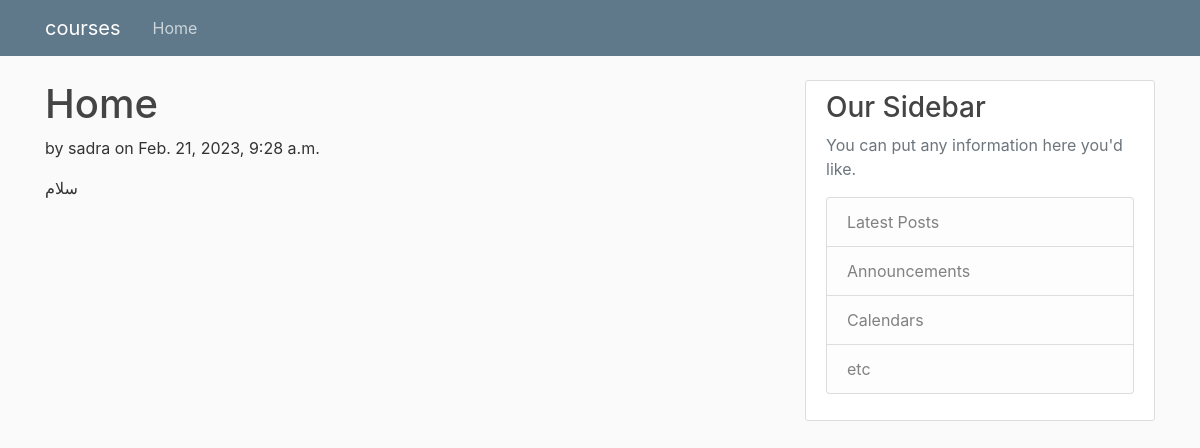
Before: /courses/ with the older database file.
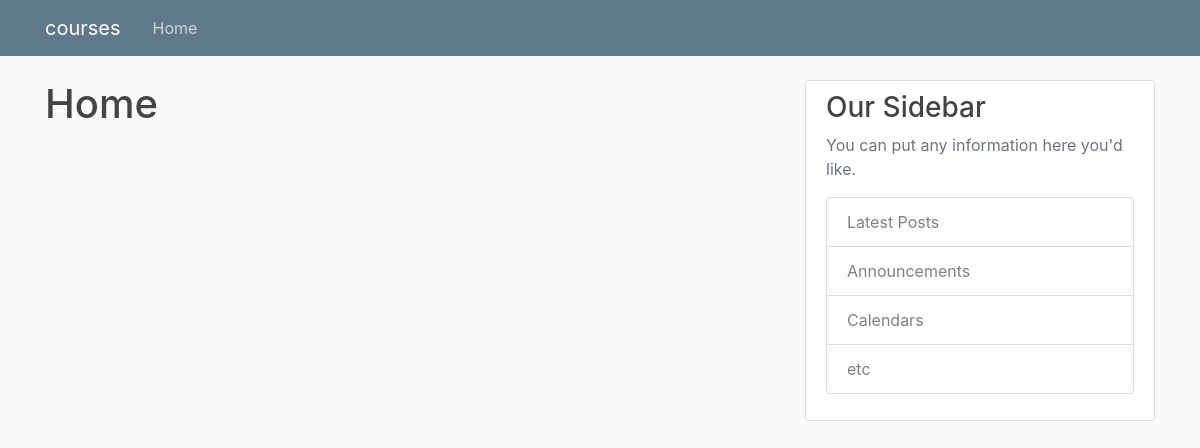
After: the same page with the newer database file.
### courses/models.py (models this page shows, shortened)
class Tutorial(models.Model):
    tutorial_name = models.CharField(max_length=40, default='')
    tutorial_creator = models.ForeignKey(UserProfile, on_delete=models.CASCADE)
    tutorial_type = models.IntegerField(default=0)
    tutorial_price = models.IntegerField(default=0)
    tutorial_discount = models.IntegerField(default=0)
    tutorial_image = models.ImageField(upload_to='tutorial_images', blank=True)
    tutorial_content = models.TextField(default='')
    tutorial_file = models.FileField(upload_to='tutorial_files', blank=True)
    status = models.IntegerField(default=0)
    created_at = models.DateTimeField(default=timezone.now)

### users/models.py (models this page shows)
class UserProfile(models.Model):
    user = models.OneToOneField(User, on_delete=models.CASCADE)
    father_name = models.CharField(max_length=30, default='')
    phone = models.CharField(max_length=30, default='', unique=True)
    online_or_offline = models.IntegerField(default=0)
    role = models.ForeignKey(Role, on_delete=models.CASCADE, default=4)
    profile_picture = models.ImageField(upload_to='profile_pictures', blank=True)
    created_at = models.DateTimeField(default=timezone.now)
    def __str__(self):
        return self.user.username

### courses/views.py (the view)
# urls.py: path('', views.home, name='accounting-home'),
def home(request):
    context = {
        'tutorials': Tutorial.objects.all()
    }
    return render(request, 'courses/home.html', context)

### courses/templates/courses/home.html (shortened to what this page needs)
{% extends 'courses/base.html' %}
{% block content %}
    <h1>Home</h1>
    {% for tutorial in tutorials %}
        <p>by {{ tutorial.tutorial_creator }} on {{ tutorial.created_at}} </p>
        <p>{{ tutorial.tutorial_content }}</p>
    {% endfor %}
{% endblock %}

### courses/templates/courses/base.html (shortened to what this page needs)
<!DOCTYPE html>
{% load static %}
<html lang="en">
<head>
    <link rel="stylesheet" href="https://cdn.jsdelivr.net/npm/bootstrap@4.0.0/dist/css/bootstrap.min.css">
    <link rel="stylesheet" type="text/css" href="{% static 'courses/main.css' %}">
</head>
<body>
    <header class="site-header">
      <nav class="navbar navbar-expand-md navbar-dark bg-steel fixed-top">
        <div class="container">
          <a class="navbar-brand mr-4" href="/">courses</a>
          <div class="collapse navbar-collapse" id="navbarToggle">
            <div class="navbar-nav mr-auto">
              <a class="nav-item nav-link" href="/">Home</a>
            </div>
          </div>
        </div>
      </nav>
    </header>
    <main role="main" class="container">
      <div class="row">
        <div class="col-md-8">
          {% block content %}{% endblock %}
        </div>
        <div class="col-md-4">
          <div class="content-section">
            <h3>Our Sidebar</h3>
            <p class='text-muted'>You can put any information here you'd like.
              <ul class="list-group">
                <li class="list-group-item list-group-item-light">Latest Posts</li>
                <li class="list-group-item list-group-item-light">Announcements</li>
                <li class="list-group-item list-group-item-light">Calendars</li>
                <li class="list-group-item list-group-item-light">etc</li>
              </ul>
              </p>
          </div>
        </div>
      </div>
    </main>
</body>
</html>

### courses/static/courses/main.css (style rules this page uses)
body { background: #fafafa; color: #333333; margin-top: 5rem; }
h1, h2, h3, h4, h5, h6 { color: #444444; }
ul { margin: 0; }
.bg-steel { background-color: #5f788a; }
.site-header .navbar-nav .nav-link { color: #cbd5db; }
.content-section { background: #ffffff; padding: 10px 20px; border: 1px solid #dddddd; border-radius: 3px; margin-bottom: 20px; }

Changed rows visible on the page:
removed Tutorial: tutorial_creator "sadra", created_at "Feb. 21, 2023, 9:28 a.m.", tutorial_content "سلام"
